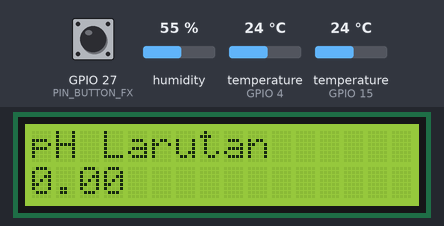
A sketch run on a simulated ESP32. Parts: 16×2 character LCD. The test bench sets the inputs (shaded band); at power-on: GPIO 27 (PIN_BUTTON_FX) HIGH, humidity 55 %, temperature (sensors on GPIO 4, GPIO 15) 24 °C. WiFi joins after 1.5 s; servers stay silent unless stated; random numbers use the default seed unless the sketch sets one; no MQTT or app messages arrive unless stated; what the sketch prints to the serial monitor is not drawn.

Above: at 3.6 s.
3.7 s: GPIO 27 (PIN_BUTTON_FX) pulled LOW for 0.15 s
At 6.3 s:
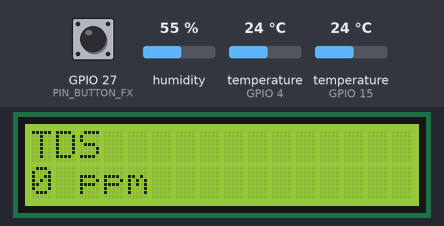
At 10.0 s:
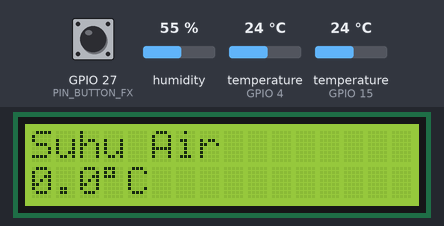
Timing chart, 0 to 11.5 s (numbered marks = the images above; inputs shaded):
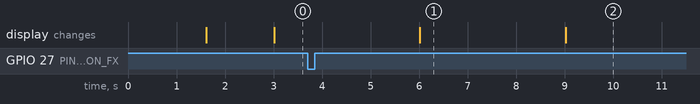

The sketch:

Robot_Avoider.ino
```cpp
#include <WiFi.h>
#include <PubSubClient.h>
#include <ArduinoJson.h>
#include <Wire.h>
#include <LiquidCrystal_I2C.h>
#include <OneWire.h>
#include <DallasTemperature.h>
#include <DHT.h>

// ============================================================================
// KONFIGURASI WIFI - SESUAIKAN
// ============================================================================
const char* WIFI_SSID     = "SIMETRI";
const char* WIFI_PASSWORD = "1234567890";

// ============================================================================
// KONFIGURASI MQTT
// ============================================================================
const char* MQTT_BROKER = "broker.emqx.io";
const int   MQTT_PORT   = 1883;

// Serial number perangkat - UBAH DI SINI sesuai kebutuhan (unik per unit)
char deviceSerialNumber[32] = "SN001";

// Buffer topic MQTT, dibentuk otomatis dari serial number saat setup()
char mqttTopic[64];

const unsigned long MQTT_PUBLISH_INTERVAL_MS = 60000; // publish tiap 1 detik

// ============================================================================
// KONFIGURASI PIN
// ============================================================================
#define PIN_BUTTON_FX 27   // Tombol fungsi, kaki lain ke GND (pakai INPUT_PULLUP)
#define PIN_DS18B20   4
#define PIN_DHT22     15

OneWire oneWireBus(PIN_DS18B20);
DallasTemperature waterTempSensor(&oneWireBus);
DHT dhtSensor(PIN_DHT22, DHT22);

// ============================================================================
// KONFIGURASI LCD
// ============================================================================
LiquidCrystal_I2C lcd(0x27, 16, 2);
const unsigned long LCD_IDLE_TIMEOUT_MS = 60000; // LCD mati setelah 1 menit idle
bool lcdIsOn = true;
unsigned long lastActivityMillis = 0;

// ============================================================================
// OBJEK WIFI & MQTT
// ============================================================================
WiFiClient espClient;
PubSubClient mqttClient(espClient);

// ============================================================================
// STRUKTUR DATA SENSOR (SIMULASI)
// ============================================================================
struct SensorData {
  float phValue;
  float tdsValuePpm;
  float waterTempC;
  float airTempC;
  float airHumidityPct;
} sensorData;

// ============================================================================
// TIMER NON-BLOCKING
// ============================================================================
unsigned long lastPublishMillis = 0;
unsigned long lastLcdUpdateMillis = 0;
const unsigned long LCD_UPDATE_INTERVAL_MS = 3000;
uint8_t currentLcdPage = 0; // 0=pH, 1=TDS, 2=Suhu Air, 3=Suhu Udara, 4=Kelembapan

// Debounce tombol
unsigned long lastButtonPressMillis = 0;
const unsigned long BUTTON_DEBOUNCE_MS = 200;
bool lastButtonState = HIGH;

// ============================================================================
// SETUP
// ============================================================================
void setup() {
  Serial.begin(115200);
  randomSeed(analogRead(0)); // seed random dari noise ADC

  pinMode(PIN_BUTTON_FX, INPUT_PULLUP);
  waterTempSensor.begin();
  dhtSensor.begin();

  Wire.begin(21, 22);
  lcd.begin();
  lcd.backlight();
  lcd.setCursor(0, 0);
  lcd.print(F("Hydroponic Sys"));
  lcd.setCursor(0, 1);
  lcd.print(F("Connecting."));

  buildMqttTopic();
  connectWiFi();

  mqttClient.setServer(MQTT_BROKER, MQTT_PORT);

  lastActivityMillis = millis();
  lcd.clear();
}

// ============================================================================
// LOOP UTAMA
// ============================================================================
void loop() {
  unsigned long currentMillis = millis();

  if (WiFi.status() != WL_CONNECTED) {
    connectWiFi();
  }

  if (!mqttClient.connected()) {
    reconnectMQTT();
  }
  mqttClient.loop();

  checkButton(currentMillis);
  checkLcdIdleTimeout(currentMillis);

  // --- Baca sensor & publish tiap 1 detik ---
  if (currentMillis - lastPublishMillis >= MQTT_PUBLISH_INTERVAL_MS) {
    lastPublishMillis = currentMillis;
    generateRandomPHTDS();
    readWaterTemp();
    readDHT();
    publishSensorData();
  }

  // --- Update tampilan LCD tiap 3 detik (jika sedang ON) ---
  if (lcdIsOn && (currentMillis - lastLcdUpdateMillis >= LCD_UPDATE_INTERVAL_MS)) {
    lastLcdUpdateMillis = currentMillis;
    displayLCD(currentLcdPage);
    currentLcdPage = (currentLcdPage + 1) % 5;
  }
}

// ============================================================================
// FUNGSI: buildMqttTopic()
// Membentuk topic MQTT dari serial number: simetri/data/<serial_number>
// ============================================================================
void buildMqttTopic() {
  snprintf(mqttTopic, sizeof(mqttTopic), "simetri/data/%s", deviceSerialNumber);
  Serial.print(F("MQTT Topic: "));
  Serial.println(mqttTopic);
}

// ============================================================================
// FUNGSI: connectWiFi()
// Menghubungkan ke WiFi, menunggu hingga terkoneksi.
// ============================================================================
void connectWiFi() {
  if (WiFi.status() == WL_CONNECTED) return;

  Serial.print(F("Menghubungkan ke WiFi: "));
  Serial.println(WIFI_SSID);

  WiFi.begin(WIFI_SSID, WIFI_PASSWORD);

  unsigned long startAttemptMillis = millis();
  while (WiFi.status() != WL_CONNECTED && millis() - startAttemptMillis < 15000) {
    delay(300); // hanya dipakai saat proses koneksi awal, bukan pada logika utama
    Serial.print(F("."));
  }

  if (WiFi.status() == WL_CONNECTED) {
    Serial.println();
    Serial.print(F("WiFi terhubung, IP: "));
    Serial.println(WiFi.localIP());
  } else {
    Serial.println();
    Serial.println(F("[WARNING] Gagal konek WiFi, akan dicoba lagi."));
  }
}

// ============================================================================
// FUNGSI: reconnectMQTT()
// Menghubungkan ulang ke broker MQTT jika terputus.
// ============================================================================
void reconnectMQTT() {
  if (WiFi.status() != WL_CONNECTED) return;

  Serial.print(F("Menghubungkan ke MQTT broker..."));

  // Client ID unik berbasis serial number
  char clientId[48];
  snprintf(clientId, sizeof(clientId), "esp32-%s", deviceSerialNumber);

  if (mqttClient.connect(clientId)) {
    Serial.println(F(" terhubung."));
  } else {
    Serial.print(F(" gagal, rc="));
    Serial.print(mqttClient.state());
    Serial.println(F(" - coba lagi nanti."));
  }
}

// ============================================================================
// FUNGSI: generateRandomPHTDS()
// pH dan TDS masih SIMULASI (random) - ganti dengan pembacaan sensor asli
// saat hardware pH/TDS sudah terpasang.
// ============================================================================
void generateRandomPHTDS() {
  sensorData.phValue     = randomFloat(5.5, 7.5);   // rentang pH umum hidroponik
  sensorData.tdsValuePpm = randomFloat(400, 1200);  // rentang TDS ppm
}

// ============================================================================
// FUNGSI: readWaterTemp()
// Membaca suhu air dari sensor DS18B20 (data asli).
// ============================================================================
void readWaterTemp() {
  waterTempSensor.requestTemperatures();
  float tempC = waterTempSensor.getTempCByIndex(0);
  if (tempC != DEVICE_DISCONNECTED_C) {
    sensorData.waterTempC = tempC;
  }
  // jika disconnect, nilai terakhir yang valid dipertahankan
}

// ============================================================================
// FUNGSI: readDHT()
// Membaca suhu & kelembapan udara dari sensor DHT22 (data asli).
// ============================================================================
void readDHT() {
  float t = dhtSensor.readTemperature();
  float h = dhtSensor.readHumidity();
  if (!isnan(t) && !isnan(h)) {
    sensorData.airTempC = t;
    sensorData.airHumidityPct = h;
  }
  // jika gagal baca, nilai terakhir yang valid dipertahankan
}

// ============================================================================
// FUNGSI: randomFloat()
// Helper menghasilkan angka acak float dalam rentang tertentu.
// ============================================================================
float randomFloat(float minValue, float maxValue) {
  float scale = random(0, 10000) / 10000.0;
  return minValue + scale * (maxValue - minValue);
}

// ============================================================================
// FUNGSI: publishSensorData()
// Membentuk JSON dari data sensor dan mengirimkannya ke broker MQTT.
// ============================================================================
void publishSensorData() {
  JsonDocument jsonDoc;

  jsonDoc["serial_number"] = deviceSerialNumber;
  jsonDoc["ph"]            = round(sensorData.phValue * 100) / 100.0;
  jsonDoc["tds_ppm"]       = round(sensorData.tdsValuePpm);
  jsonDoc["water_temp_c"]  = round(sensorData.waterTempC * 10) / 10.0;
  jsonDoc["air_temp_c"]    = round(sensorData.airTempC * 10) / 10.0;
  jsonDoc["air_humidity"]  = round(sensorData.airHumidityPct * 10) / 10.0;

  char jsonBuffer[256];
  size_t jsonLength = serializeJson(jsonDoc, jsonBuffer);

  if (mqttClient.connected()) {
    mqttClient.publish(mqttTopic, jsonBuffer, jsonLength);
  }

  Serial.print(F("Publish -> "));
  Serial.println(jsonBuffer);
}

// ============================================================================
// FUNGSI: displayLCD()
// Tampilkan satu parameter per halaman, bergantian tiap 3 detik.
// page: 0=pH, 1=TDS, 2=Suhu Air, 3=Suhu Udara, 4=Kelembapan Udara
// ============================================================================
void displayLCD(uint8_t page) {
  lcd.clear();

  switch (page) {
    case 0:
      lcd.setCursor(0, 0);
      lcd.print(F("pH Larutan"));
      lcd.setCursor(0, 1);
      lcd.print(sensorData.phValue, 2);
      break;

    case 1:
      lcd.setCursor(0, 0);
      lcd.print(F("TDS"));
      lcd.setCursor(0, 1);
      lcd.print(sensorData.tdsValuePpm, 0);
      lcd.print(F(" ppm"));
      break;

    case 2:
      lcd.setCursor(0, 0);
      lcd.print(F("Suhu Air"));
      lcd.setCursor(0, 1);
      lcd.print(sensorData.waterTempC, 1);
      lcd.print((char)223);
      lcd.print(F("C"));
      break;

    case 3:
      lcd.setCursor(0, 0);
      lcd.print(F("Suhu Udara"));
      lcd.setCursor(0, 1);
      lcd.print(sensorData.airTempC, 1);
      lcd.print((char)223);
      lcd.print(F("C"));
      break;

    case 4:
      lcd.setCursor(0, 0);
      lcd.print(F("Kelembapan"));
      lcd.setCursor(0, 1);
      lcd.print(sensorData.airHumidityPct, 0);
      lcd.print(F(" %"));
      break;
  }
}

// ============================================================================
// FUNGSI: checkButton()
// Membaca tombol Fx dengan debounce. Berfungsi menyalakan kembali LCD
// dan mereset timer idle. Bisa dikembangkan untuk fungsi tambahan lain.
// ============================================================================
void checkButton(unsigned long currentMillis) {
  bool currentButtonState = digitalRead(PIN_BUTTON_FX); // LOW saat ditekan (pull-up)

  if (currentButtonState == LOW && lastButtonState == HIGH &&
      (currentMillis - lastButtonPressMillis > BUTTON_DEBOUNCE_MS)) {

    lastButtonPressMillis = currentMillis;
    lastActivityMillis = currentMillis;

    Serial.println(F("[BUTTON] Tombol Fx ditekan"));

    if (!lcdIsOn) {
      turnOnLCD();
    }
    // TODO: tambahkan aksi lain di sini jika tombol Fx perlu fungsi khusus
  }

  lastButtonState = currentButtonState;
}

// ============================================================================
// FUNGSI: checkLcdIdleTimeout()
// Mematikan backlight LCD setelah idle 1 menit tanpa aktivitas tombol.
// ============================================================================
void checkLcdIdleTimeout(unsigned long currentMillis) {
  if (lcdIsOn && (currentMillis - lastActivityMillis >= LCD_IDLE_TIMEOUT_MS)) {
    turnOffLCD();
  }
}

// ============================================================================
// FUNGSI: turnOnLCD() / turnOffLCD()
// ============================================================================
void turnOnLCD() {
  lcd.backlight();
  lcd.display();
  lcdIsOn = true;
  Serial.println(F("[LCD] ON"));
}

void turnOffLCD() {
  lcd.noBacklight();
  lcd.noDisplay();
  lcdIsOn = false;
  Serial.println(F("[LCD] OFF (idle timeout)"));
}
```

Measured:
- what the display in image 1 shows lasts 3.0 s, from 6.0 s to 9.0 s
